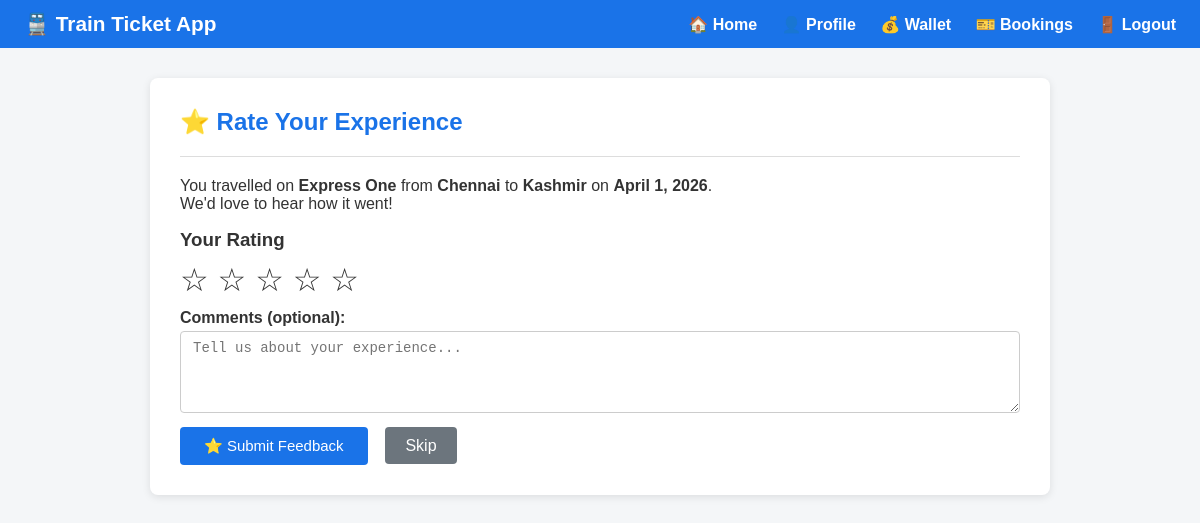
Page /bookings/1/feedback/ (signed in) on the committed database.
### bookings/models.py (models this page shows, shortened)
class Booking(models.Model):
    STATUS_CHOICES = [
        ('confirmed', 'Confirmed'),
        ('cancelled', 'Cancelled'),
        ('pending', 'Pending'),
    ]
    user = models.ForeignKey(User, on_delete=models.CASCADE)
    train = models.ForeignKey(Train, on_delete=models.SET_NULL, null=True, blank=True)
    train_name = models.CharField(max_length=100)
    train_number = models.CharField(max_length=20)
    source = models.CharField(max_length=100)
    destination = models.CharField(max_length=100)
    journey_date = models.DateField()
    journey_time = models.TimeField()
    passengers = models.PositiveIntegerField(default=1)
    total_fare = models.DecimalField(max_digits=8, decimal_places=2)
    travel_class = models.CharField(max_length=5, default='SL')
    payment_method = models.CharField(max_length=20, default='wallet')
    status = models.CharField(max_length=10, choices=STATUS_CHOICES, default='confirmed')
    booked_at = models.DateTimeField(auto_now_add=True)

### bookings/views.py (the view, shortened to what this page needs)
# urls.py: path('<int:booking_id>/feedback/', views.feedback_view, name='feedback'),
@login_required(login_url='login')
def feedback_view(request, booking_id):
    try:
        booking = Booking.objects.get(id=booking_id, user=request.user)
    except Booking.DoesNotExist:
        return redirect('bookings')
    if hasattr(booking, 'feedback'):
        messages.info(request, "You have already submitted feedback for this booking.")
        return redirect('booking_detail', booking_id=booking.id)
    return render(request, 'bookings/feedback.html', {'booking': booking})

### bookings/templates/bookings/feedback.html (shortened to what this page needs)
{% extends 'base.html' %}
{% block content %}
  <h2>⭐ Rate Your Experience</h2>
  <hr>
  <p>You travelled on <strong>{{ booking.train_name }}</strong>
     from <strong>{{ booking.source }}</strong> to
     <strong>{{ booking.destination }}</strong>
     on <strong>{{ booking.journey_date }}</strong>.
  </p>
  <p>We'd love to hear how it went!</p>
  <form method="POST">
    <h3>Your Rating</h3>
    <div style="font-size: 2em; margin: 10px 0;">
      {% for i in "12345" %}
      <label style="cursor:pointer;">
        <span class="star" data-value="{{ i }}">☆</span>
      </label>
      {% endfor %}
    </div>
    <p><label><strong>Comments (optional):</strong></label><br>
      <textarea name="comment" rows="4"
        placeholder="Tell us about your experience..."
        style="width:100%;"></textarea>
    </p>
    <button type="submit">⭐ Submit Feedback</button>
    <a href="{% url 'booking_detail' booking.id %}"
       style="padding:10px 20px; background:#6c757d; color:white;
              border-radius:4px; text-decoration:none;">
      Skip
    </a>
  </form>
{% endblock %}

### templates/base.html (style rules this page uses)
* { box-sizing: border-box; margin: 0; padding: 0; }
body { font-family: Arial, sans-serif; background: #f4f6f8; color: #333; }
h2 { margin-bottom: 16px; color: #1a73e8; }
h3 { margin: 16px 0 8px; }
input[type=text], input[type=email], input[type=password], input[type=number], input[type=date], select, textarea { width: 100%; padding: 8px 12px; margin-top: 4px; border: 1px solid #ccc; border-radius: 4px; font-size: 14px; }
button[type=submit], .btn { background: #1a73e8; color: white; padding: 10px 24px; border: none; border-radius: 4px; cursor: pointer; font-size: 15px; margin-top: 10px; }
a { color: #1a73e8; }
hr { margin: 20px 0; border: none; border-top: 1px solid #ddd; }

### rows in the picture
Booking: train_name "Express One", source "Chennai", destination "Kashmir", journey_date "April 1, 2026"
